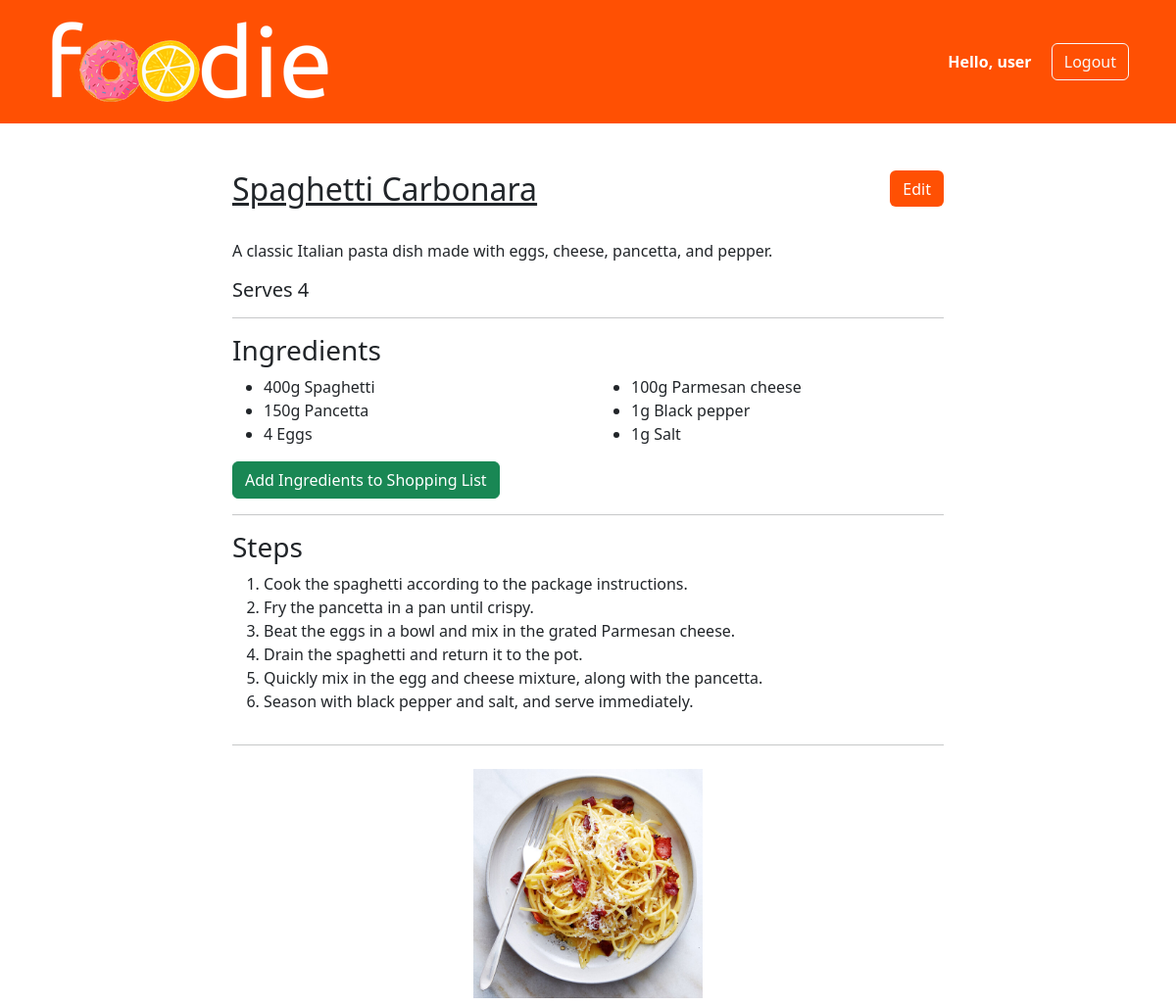
The app's page /recipe/1/1 (signed in) with its own data.
### tables this page shows
CREATE TABLE recipes (
    id INTEGER PRIMARY KEY AUTOINCREMENT,
    user_id INTEGER,
    title TEXT,
    description TEXT,
    servings INTEGER,
    FOREIGN KEY (user_id) REFERENCES users(id)
);

CREATE TABLE ingredients (
    id INTEGER PRIMARY KEY AUTOINCREMENT,
    recipe_id INTEGER,
    ingredient TEXT,
    quantity REAL,
    units TEXT,
    FOREIGN KEY (recipe_id) REFERENCES recipes(id)
);

CREATE TABLE steps (
    id INTEGER PRIMARY KEY AUTOINCREMENT,
    recipe_id INTEGER,
    step TEXT,
    FOREIGN KEY (recipe_id) REFERENCES recipes(id)
);

CREATE TABLE pictures (
    id INTEGER PRIMARY KEY AUTOINCREMENT,
    recipe_id INTEGER,
    filename, TEXT,
    FOREIGN KEY (recipe_id) REFERENCES recipes(id)
);

### app.py (the view)
@app.route("/recipe/<user_id>/<recipe_id>")
@login_required
@user_specific
def recipe(user_id, recipe_id):
    recipe, ingredients, steps, picture = get_recipe_info(recipe_id)
    return render_template("recipe.html", recipe=recipe, ingredients=ingredients, steps=steps, picture=picture)

### app.py (called while the page is built)
def get_recipe_info(id):
    recipe = cur.execute("SELECT * FROM recipes WHERE id = ?", (id,)).fetchone()
    ingredients = cur.execute("SELECT ingredient, quantity, units FROM ingredients WHERE recipe_id = ?", (id,)).fetchall()
    steps = cur.execute("SELECT step FROM steps WHERE recipe_id = ?", (id,)).fetchall()
    pictures = cur.execute("SELECT filename FROM pictures WHERE recipe_id = ?", (id,)).fetchall()
    return recipe, ingredients, steps, pictures

def login_required(view):
    @functools.wraps(view)
    def wrapped_view(**kwargs):
        if "username" not in session:
            return redirect("/login")
        return view(**kwargs)
    return wrapped_view

def user_specific(view):
    @functools.wraps(view)
    def wrapped_view(**kwargs):
        user_id = request.view_args.get('user_id')
        if user_id != session['user_id']:
            return redirect("/")
        return view(**kwargs)
    return wrapped_view

### templates/recipe.html (shortened to what this page needs)
{% extends "layout.html" %}
{% block main %}
<div class="container content-container w-100 mt-5">
    <div class="d-flex mb-4">
        <h2 class="flex-grow-1"><u>{{ recipe["title"] }}</u></h2>
        <a class="text-reset" href="/editrecipe/{{ session['user_id'] }}/{{ recipe['id'] }}">
            <button class="btn btn-orange" type="submit">
                Edit
            </button>
        </a>
    </div>
    <div class="word-wrap">{{ recipe["description"] }}</div>
    {% if recipe['servings'] is integer %}
        <div class="mt-3"><h5>Serves {{ recipe['servings'] }}</h5></div>
    {% endif %}
    <hr>
    <h3>Ingredients</h3>
    <div class="row">
        {% set num_items = ingredients | length %}
        <div class="col-6">
            <ul>
                {% for ingredient in ingredients %}
                {% if loop.index0 < num_items / 2 %} <li class="li-steps word-wrap">{{ ingredient["quantity"] | norm }}{{
                    ingredient["units"] }} {{
                    ingredient["ingredient"] }}</li>
                    {% endif %}
                    {% endfor %}
            </ul>
        </div>
        <div class="col-6">
            <ul>
                {% for ingredient in ingredients %}
                {% if loop.index0 >= num_items / 2 %}
                <li class="li-steps word-wrap">{{ ingredient["quantity"] | norm }}{{ ingredient["units"] }} {{
                    ingredient["ingredient"] }}</li>
                {% endif %}
                {% endfor %}
            </ul>
        </div>
    </div>
    <div class="row">
        <div class="col-6">
            <button class="btn btn-success">
                <a class="text-reset" href="/addingredients/{{ recipe['id'] }}">Add Ingredients to Shopping List</a>
            </button>
        </div>
    </div>
    <hr>
    <h3>Steps</h3>
    <div class="row">
        <div class="col-12">
            <ol>
                {% for step in steps %}
                <li class="li-steps">{{ step["step"] }}</li>
                {% endfor %}
            </ol>
        </div>
    </div>
    <hr>
    {% if picture | length != 0 %}
    <div class="row justify-content-center">
        <div class="col-4 p-2">
            <img class="img-fluid" src="/static/uploads/{{ picture[0]['filename'] }}" alt="image">
        </div>
    </div>
    {% endif %}
</div>
{% endblock %}

### static/style.css (style rules this page uses)
:root { --orange: #FF5003; }
body { min-width: 400px; }
.content-container { max-width: 750px !important; }
a { text-decoration: none !important; }
.btn-orange { background-color: var(--orange) !important; outline-color: var(--orange) !important; color: white !important; height: 37px; }

### records on screen
recipes: title "Spaghetti Carbonara", description "A classic Italian pasta dish made with eggs, cheese, pancetta, and pepper.", servings "4"
ingredients: quantity|norm "400", units "g", ingredient "Spaghetti"
ingredients: quantity|norm "150", units "g", ingredient "Pancetta"
ingredients: quantity|norm "4", ingredient "Eggs"
ingredients: quantity|norm "100", units "g", ingredient "Parmesan cheese"
ingredients: quantity|norm "1", units "g", ingredient "Black pepper"
ingredients: quantity|norm "1", units "g", ingredient "Salt"
steps: step "Cook the spaghetti according to the package instructions."
steps: step "Fry the pancetta in a pan until crispy."
steps: step "Beat the eggs in a bowl and mix in the grated Parmesan cheese."
steps: step "Drain the spaghetti and return it to the pot."
steps: step "Quickly mix in the egg and cheese mixture, along with the pancetta."
steps: step "Season with black pepper and salt, and serve immediately."
pictures: filename (picture)

### other values on screen
{{ session["username"] }} "user"
